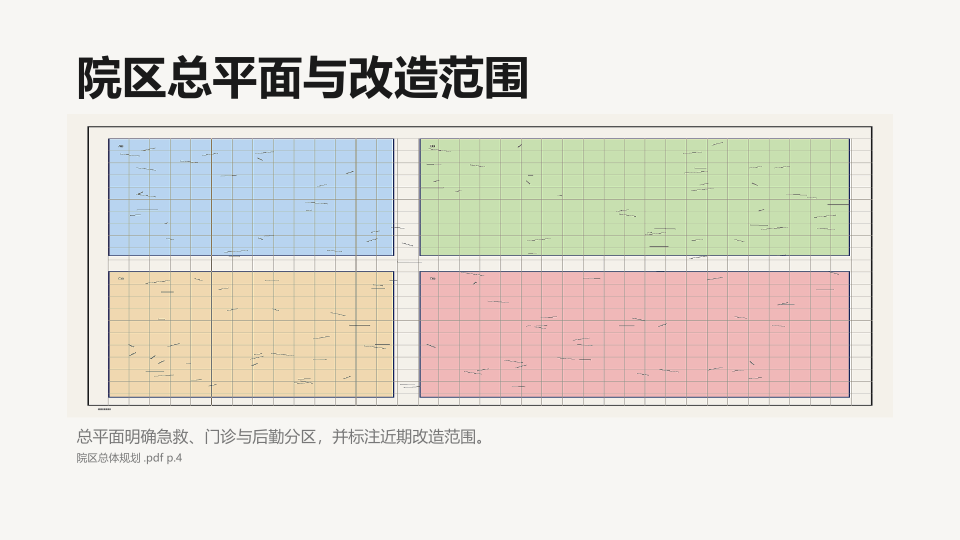
#> input picture tests/benchmark/architectural_slides/case_001_site_plan/pptx_render.png, 1920 x 1080 px (shown at 1/2 size)
$ python -i screenshot_qa.py   (imports and definitions only)
#> lines starting #> are read from the running program, lines starting #| are printed output that depends on the picture
#> further down, picture is the input picture: PIL image 1920x1080 RGB; mean R, G, B 228.1, 224.3, 216.5
"""Pillow heuristics for page-level screenshot QA (WP H §11.3)."""

from __future__ import annotations

from dataclasses import dataclass, field
from pathlib import Path
from typing import TYPE_CHECKING

if TYPE_CHECKING:
    from PIL import Image

try:
    from PIL import Image, ImageFilter, ImageOps, ImageStat
except ImportError:  # pragma: no cover
    Image = None  # type: ignore[assignment]
    ImageFilter = None  # type: ignore[assignment]
    ImageOps = None  # type: ignore[assignment]
    ImageStat = None  # type: ignore[assignment]

from archium.domain.visual.scene_qa import PostRenderCheckCode
from archium.infrastructure.vision.pillow_pixels import iter_image_pixels

_BLANK_STDEV = 12.0
_BLANK_NEAR_WHITE_RATIO = 0.92
_BLACK_BLOCK_RATIO = 0.22
_FLAT_GRAY_RATIO = 0.35
_FLAT_EDGE_MAX = 0.04
_BLUR_LAPLACIAN_VAR = 18.0
_HASH_DISTANCE_DUP = 6
_PNG_PPTX_MSE = 1800.0


@dataclass
class ScreenshotCheck:
    check_code: str
    passed: bool
    severity: str
    title: str
    description: str
    suggestion: str | None = None
    evidence: dict[str, object] = field(default_factory=dict)


def analyze_slide_screenshot(image: Image.Image) -> list[ScreenshotCheck]:
    """Run per-page screenshot heuristics."""
    if Image is None:  # pragma: no cover
        return []
    checks: list[ScreenshotCheck] = []
    gray = ImageOps.grayscale(image)
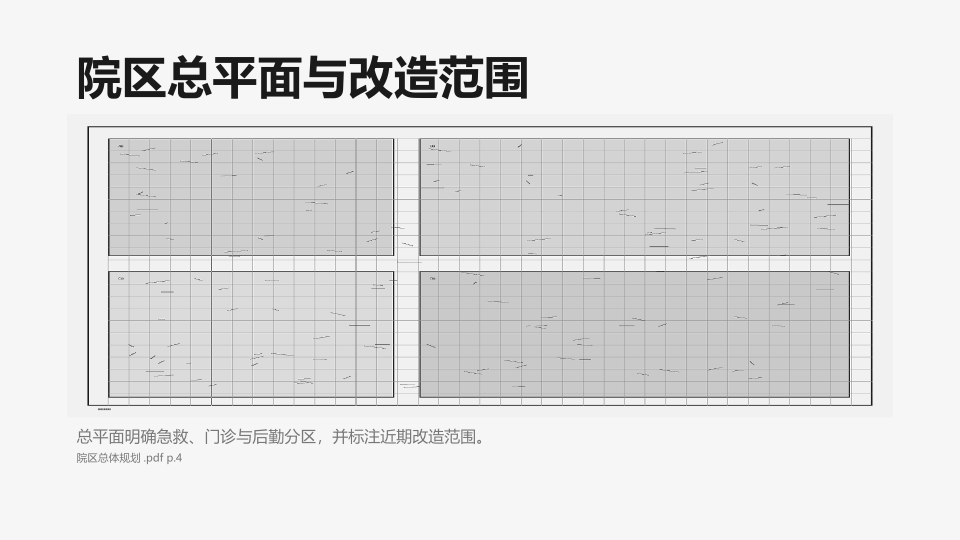
#> gray: PIL image 1920x1080 L (shown at 1/2 size); min 0, max 255, mean 224.6
    checks.append(check_blank_page(gray))
    checks.append(check_black_block(gray))
    checks.append(check_image_not_loaded(gray))
    checks.append(check_drawing_blur(gray))
    return checks


def check_blank_page(gray: Image.Image) -> ScreenshotCheck:
    stats = ImageStat.Stat(gray)
    stdev = float(stats.stddev[0]) if stats.stddev else 0.0
#> stdev = 40.22
    mean = float(stats.mean[0]) if stats.mean else 0.0
#> mean = 224.6
    hist = gray.histogram()
#> hist = 256 values, max 1013824 at index 246, min 0 at index 2, mean 8100
    near_white = sum(hist[240:]) / max(1, sum(hist))
#> near_white = 0.622
    passed = not (stdev < _BLANK_STDEV and near_white >= _BLANK_NEAR_WHITE_RATIO)
#> passed = True
    return ScreenshotCheck(
#> (the run stopped early here; a loop or call above may not have finished)
